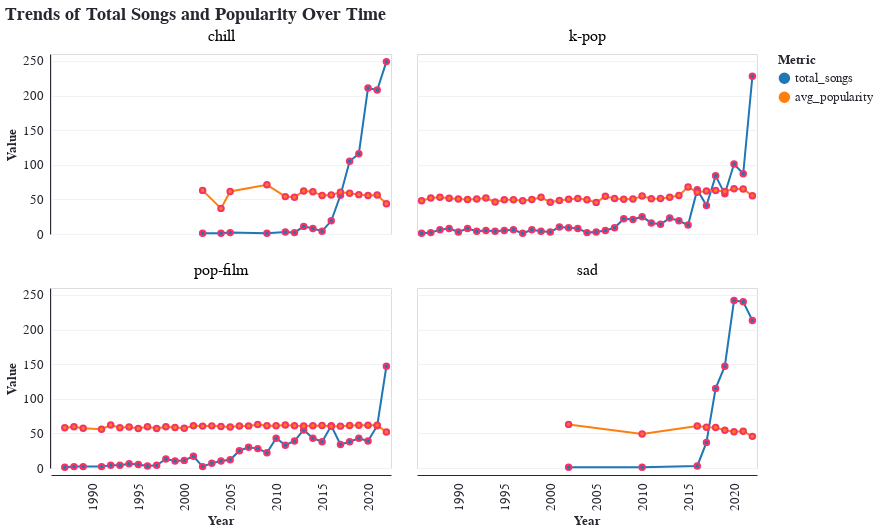

The Vega-Lite source for this figure:
### Vega-Lite specification from a JSON file in a GitHub repository (floating-point values rounded to 4 significant figures; data arrays with more than 128 entries replaced by an {"elided": "..."} marker saying what was removed)
{"config": {"arc": {"fill": "#F63366"}, "area": {"fill": "#F63366"}, "circle": {"fill": "#F63366", "stroke": "#262730", "strokeWidth": 0.5}, "line": {"stroke": "#F63366"}, "path": {"stroke": "#F63366"}, "point": {"stroke": "#F63366"}, "rect": {"fill": "#F63366"}, "shape": {"stroke": "#F63366"}, "symbol": {"fill": "#F63366"}, "title": {"font": "IBM Plex Mono", "color": "#262730", "fontSize": 17.6, "anchor": "start"}, "subtitle": {"font": "IBM Plex Mono", "color": "#262730", "fontSize": 18, "anchor": "start"}, "axis": {"titleFont": "IBM Plex Mono", "titleColor": "#262730", "titleFontSize": 12.8, "labelFont": "IBM Plex Mono", "labelColor": "#262730", "labelFontSize": 12.8, "gridColor": "#f0f2f6", "domainColor": "#262730", "tickColor": "#fff"}, "header": {"labelFont": "IBM Plex Mono", "titleFont": "IBM Plex Mono", "labelFontSize": 16, "titleFontSize": 16}, "legend": {"titleFont": "IBM Plex Mono", "titleColor": "#262730", "titleFontSize": 12.8, "labelFont": "IBM Plex Mono", "labelColor": "#262730", "labelFontSize": 12.8}, "range": {"category": ["#fcca46", "#fe7f2d", "#233d4d", "#a1c181", "#717744", "#00798c"], "diverging": ["#850018", "#cd1549", "#f6618d", "#fbafc4", "#f5f5f5", "#93c5fe", "#5091e6", "#1d5ebd", "#002f84"], "heatmap": ["#ffb5d4", "#ff97b8", "#ff7499", "#fc4c78", "#ec245f", "#d2004b", "#b10034", "#91001f", "#720008"], "ramp": ["#ffb5d4", "#ff97b8", "#ff7499", "#fc4c78", "#ec245f", "#d2004b", "#b10034", "#91001f", "#720008"], "ordinal": ["#ffb5d4", "#ff97b8", "#ff7499", "#fc4c78", "#ec245f", "#d2004b", "#b10034", "#91001f", "#720008"]}}, "data": {"name": "data-510fb809a2a14c2bad133406e0e6374a"}, "facet": {"field": "track_genre", "title": null, "type": "nominal"}, "spec": {"mark": {"type": "line", "point": true}, "encoding": {"color": {"field": "metric", "scale": {"domain": ["total_songs", "avg_popularity"], "range": ["#1f77b4", "#ff7f0e"]}, "title": "Metric", "type": "nominal"}, "tooltip": [{"field": "release_year", "title": "Year", "type": "ordinal"}, {"field": "track_genre", "title": "Genre", "type": "nominal"}, {"field": "metric", "title": "Metric", "type": "nominal"}, {"field": "value", "title": "Value", "type": "quantitative"}], "x": {"axis": {"values": [1985, 1990, 1995, 2000, 2005, 2010, 2015, 2020]}, "field": "release_year", "title": "Year", "type": "ordinal"}, "y": {"field": "value", "title": "Value", "type": "quantitative"}}, "height": 180, "title": "Trends of Total Songs and Popularity Over Time", "width": 340}, "columns": 2, "title": "Trends of Total Songs and Popularity Over Time", "$schema": "https://vega.github.io/schema/vega-lite/v5.20.1.json", "datasets": {"data-510fb809a2a14c2bad133406e0e6374a": {"elided": "194 records"}}}
